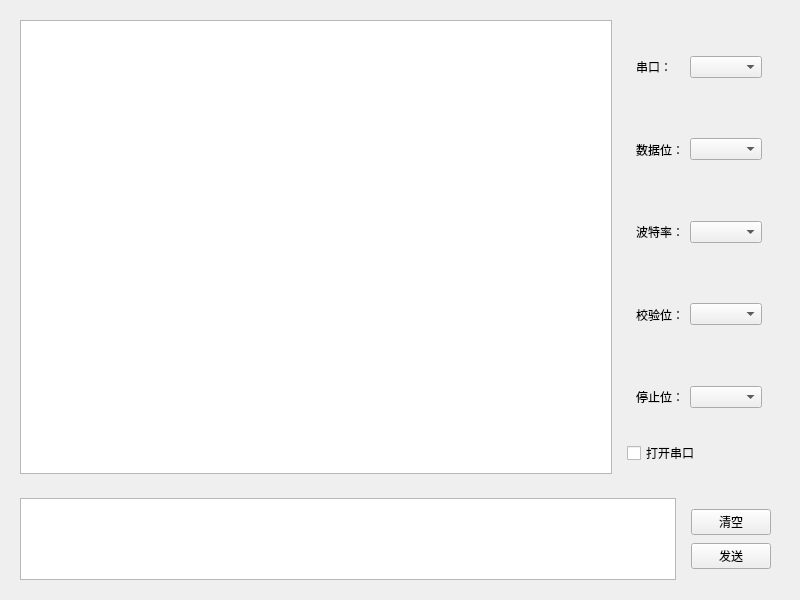
<?xml version="1.0" encoding="UTF-8"?>
<ui version="4.0">
 <class>Widget</class>
 <widget class="QWidget" name="Widget">
  <property name="geometry">
   <rect>
    <x>0</x>
    <y>0</y>
    <width>800</width>
    <height>600</height>
   </rect>
  </property>
  <property name="windowTitle">
   <string>Widget</string>
  </property>
  <layout class="QVBoxLayout" name="verticalLayout_3">
   <item>
    <widget class="QWidget" name="widget_8" native="true">
     <layout class="QHBoxLayout" name="horizontalLayout_7">
      <item>
       <widget class="QTextBrowser" name="log"/>
      </item>
      <item>
       <widget class="QWidget" name="widget_6" native="true">
        <layout class="QVBoxLayout" name="verticalLayout">
         <item>
          <widget class="QWidget" name="widget_2" native="true">
           <layout class="QHBoxLayout" name="horizontalLayout_3">
            <item>
             <widget class="QLabel" name="label">
              <property name="text">
               <string>串口：</string>
              </property>
             </widget>
            </item>
            <item>
             <widget class="QComboBox" name="portName"/>
            </item>
           </layout>
          </widget>
         </item>
         <item>
          <widget class="QWidget" name="widget" native="true">
           <layout class="QHBoxLayout" name="horizontalLayout">
            <item>
             <widget class="QLabel" name="label_2">
              <property name="text">
               <string>数据位：</string>
              </property>
             </widget>
            </item>
            <item>
             <widget class="QComboBox" name="dataBits"/>
            </item>
           </layout>
          </widget>
         </item>
         <item>
          <widget class="QWidget" name="widget_5" native="true">
           <layout class="QHBoxLayout" name="horizontalLayout_2">
            <item>
             <widget class="QLabel" name="label_3">
              <property name="text">
               <string>波特率：</string>
              </property>
             </widget>
            </item>
            <item>
             <widget class="QComboBox" name="baudRate"/>
            </item>
           </layout>
          </widget>
         </item>
         <item>
          <widget class="QWidget" name="widget_3" native="true">
           <layout class="QHBoxLayout" name="horizontalLayout_4">
            <item>
             <widget class="QLabel" name="label_5">
              <property name="text">
               <string>校验位：</string>
              </property>
             </widget>
            </item>
            <item>
             <widget class="QComboBox" name="parityBits"/>
            </item>
           </layout>
          </widget>
         </item>
         <item>
          <widget class="QWidget" name="widget_4" native="true">
           <layout class="QHBoxLayout" name="horizontalLayout_5">
            <item>
             <widget class="QLabel" name="label_4">
              <property name="text">
               <string>停止位：</string>
              </property>
             </widget>
            </item>
            <item>
             <widget class="QComboBox" name="stopBits"/>
            </item>
           </layout>
          </widget>
         </item>
         <item>
          <widget class="QCheckBox" name="openPort">
           <property name="text">
            <string>打开串口</string>
           </property>
          </widget>
         </item>
        </layout>
       </widget>
      </item>
     </layout>
    </widget>
   </item>
   <item>
    <widget class="QWidget" name="widget_9" native="true">
     <property name="maximumSize">
      <size>
       <width>1000</width>
       <height>100</height>
      </size>
     </property>
     <layout class="QHBoxLayout" name="horizontalLayout_8">
      <item>
       <widget class="QTextEdit" name="message"/>
      </item>
      <item>
       <widget class="QWidget" name="widget_10" native="true">
        <layout class="QVBoxLayout" name="verticalLayout_2">
         <item>
          <widget class="QPushButton" name="btnClear">
           <property name="text">
            <string>清空</string>
           </property>
          </widget>
         </item>
         <item>
          <widget class="QPushButton" name="btnSend">
           <property name="text">
            <string>发送</string>
           </property>
          </widget>
         </item>
        </layout>
       </widget>
      </item>
     </layout>
    </widget>
   </item>
  </layout>
 </widget>
 <resources/>
 <connections/>
</ui>
